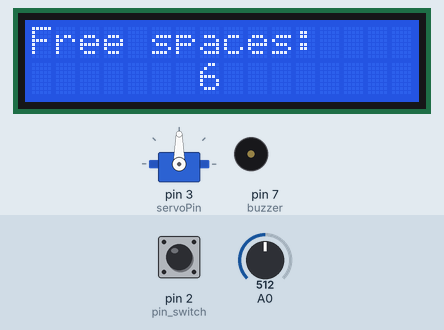
Simulated run of this sketch. Board: Arduino Uno, built with avr-gcc and run on an emulated ATmega328P. Shown: 16×2 character LCD, servo, buzzer (waves = sounding, pin HIGH). The test bench sets the inputs (shaded band); at power-on: pin 2 (pin_switch) HIGH, A0 = 512. The local clock reads 2024-03-15 10:24:30 at power-on unless the sketch sets it; random numbers use the default seed unless the sketch sets one; what the sketch prints to the serial monitor is not drawn.

Above: at 1.2 s.
1.3 s: pin 2 (pin_switch) pulled LOW for 1 s
At 3.4 s:
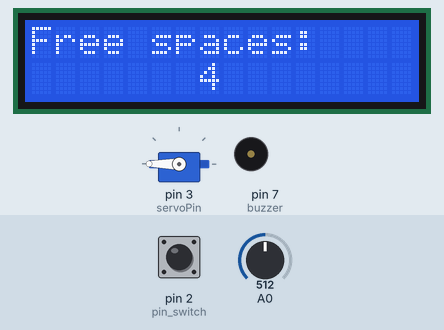
3.9 s: A0 set to 306
5.4 s: A0 set to 284
At 5.9 s:
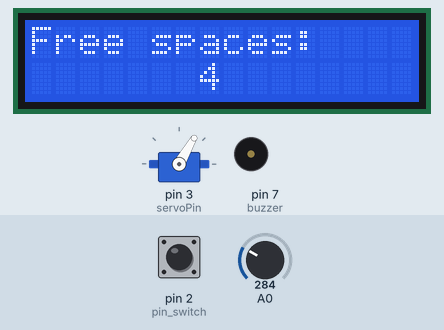
Timing chart, 0 to 8.4 s (numbered marks = the images above; inputs shaded):
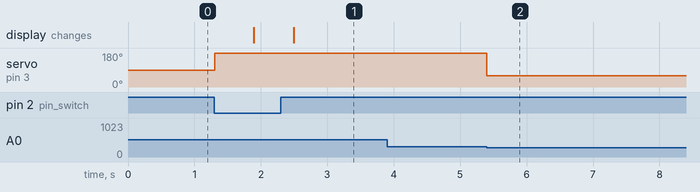

The sketch:

NewParkingRamp.ino
```cpp
#include <Servo.h>
#include <LiquidCrystal.h>
#include <virtuabotixRTC.h>
#include <SoftwareSerial.h>

LiquidCrystal lcd(12, 11, 13, 10, 9, 8);
long ticketID;
int pin_switch = 2;
const int servoPin = 3;
int buttonCounter=6;
const int buzzer = 7;
 Servo servo;


virtuabotixRTC myRTC(4, 5, 6);

void setup ()
{
  lcd.begin(16, 2);
    Serial.begin(9600);
  randomSeed(analogRead(1));
  pinMode(buzzer, OUTPUT);
  pinMode(pin_switch, INPUT);
  servo.attach (servoPin);

 // seconds, minutes, hours, day of the week, day of the month, month, year
 myRTC.setDS1302Time(00, 40, 15, 2, 9, 6, 2020); //Here you write your actual time/date as shown above

}

void loop()
{


    lcd.setCursor(0, 0);
    lcd.println("Free spaces:        ");
    lcd.setCursor(7, 1);
    lcd.print(buttonCounter);
    lcd.println("        ");


  int Light = analogRead(A0);
  if (buttonCounter==0  || Light<300){ //After the car passes thro sensor ramp closes,
                                        //or if no more space on parking ramp stays closed
    servo.write(60);

    }


else if ( digitalRead(pin_switch) == LOW )
    {

         servo.write(180);
            Serial.println("THIS IS YOUR BILL!");   //Prints out the reciet
            Serial.println("Enterence Time: ");       //and information

                   myRTC.updateTime();

                  Serial.print("Current Date / Time: ");
                  Serial.print(myRTC.dayofmonth);
                  Serial.print("/");
                  Serial.print(myRTC.month);
                  Serial.print("/");
                  Serial.print(myRTC.year);
                  Serial.print(" ");
                  Serial.print(myRTC.hours);
                  Serial.print(":");
                  Serial.print(myRTC.minutes);
                  Serial.print(":");
                  Serial.println(myRTC.seconds);//and information
            Serial.println("Charge is 1KM per Hour");
            Serial.println("First hour is for Free");
            ticketID = random(100000, 999999);
               Serial.print("Ticket ID is: ");
               Serial.println(ticketID);
              Serial.println("");
          Serial.println("");
          buttonCounter--;          //ammunt of parking spaces decreases
            delay(500);   }
            else if (Serial.available()){
    char item_specifier = Serial.read();
      write_items(item_specifier);
 }}

void write_items(char item)         // this is for communication between arduino and Qt
{
  if (item == 'c'){                  // if Qt sends C string to arduino it will close ramp
   servo.write(60);
    return;
  }
  else if (item=='o'){              // if Qt sends o it will open ramp
    servo.write(180);
    return;
  }
   else if (item=='+'){           //if + increase spaces
    buttonCounter++;
    return;
  }
   else if (item=='-'){           // if - decrease spaces
    buttonCounter--;
    return;
  }

}
```

Measured:
- the behaviour switches between 300 and 299 on A0 (found by bisection; images 1 and 2)
- after the input at 1.3 s, servo on pin 3 (servoPin): 90° → 180° at once; the display: first changes after 0.60 s (image 1 shows a later state)
- after the input at 3.9 s, every drawn part: stays the same
- after the input at 5.4 s, servo on pin 3 (servoPin): 180° → 60° at once
